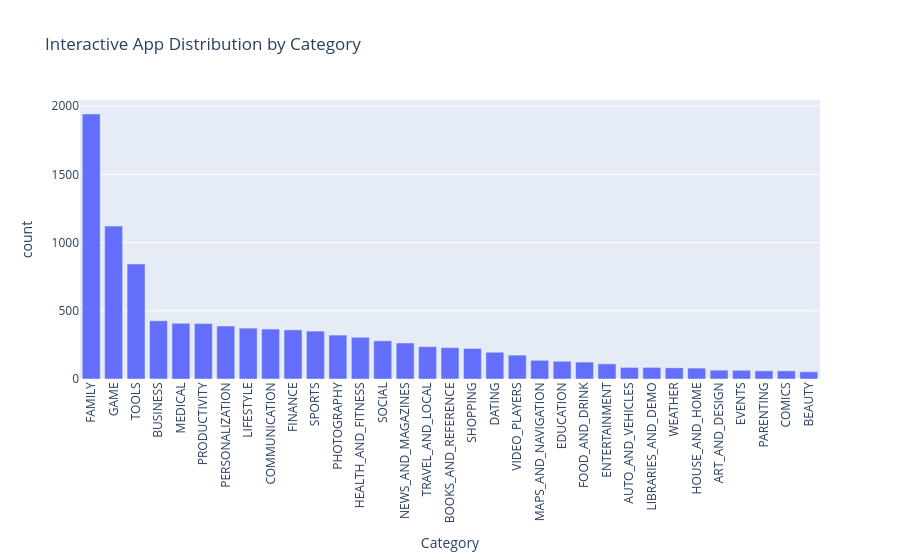

This figure's notebook cell:
### Markdown cell above
## Interactive Plotly Visualization

### Code cell
fig = px.bar(
    category_counts.reset_index(),
    x="Category",
    y="count",
    title="Interactive App Distribution by Category"
)

fig.update_layout(
    xaxis_tickangle=-90
)

fig.show()

### Figure 1 — Plotly figure (JSON) as saved in the notebook; plotly's stock layout.template omitted (floating-point values rounded to 4 significant figures)
{"data": [{"hovertemplate": "Category=%{x}<br>count=%{y}<extra></extra>", "legendgroup": "", "marker": {"color": "#636efa", "pattern": {"shape": ""}}, "name": "", "orientation": "v", "showlegend": false, "textposition": "auto", "type": "bar", "x": ["FAMILY", "GAME", "TOOLS", "BUSINESS", "MEDICAL", "PRODUCTIVITY", "PERSONALIZATION", "LIFESTYLE", "COMMUNICATION", "FINANCE", "SPORTS", "PHOTOGRAPHY", "HEALTH_AND_FITNESS", "SOCIAL", "NEWS_AND_MAGAZINES", "TRAVEL_AND_LOCAL", "BOOKS_AND_REFERENCE", "SHOPPING", "DATING", "VIDEO_PLAYERS", "MAPS_AND_NAVIGATION", "EDUCATION", "FOOD_AND_DRINK", "ENTERTAINMENT", "AUTO_AND_VEHICLES", "LIBRARIES_AND_DEMO", "WEATHER", "HOUSE_AND_HOME", "ART_AND_DESIGN", "EVENTS", "PARENTING", "COMICS", "BEAUTY"], "xaxis": "x", "y": [1943, 1121, 843, 427, 408, 407, 388, 373, 366, 360, 351, 322, 306, 280, 264, 237, 230, 224, 196, 175, 137, 130, 124, 111, 85, 85, 82, 80, 65, 64, 60, 60, 53], "yaxis": "y"}], "layout": {"barmode": "relative", "legend": {"tracegroupgap": 0}, "title": {"text": "Interactive App Distribution by Category"}, "xaxis": {"anchor": "y", "domain": [0, 1], "tickangle": -90, "title": {"text": "Category"}}, "yaxis": {"anchor": "x", "domain": [0, 1], "title": {"text": "count"}}}}
